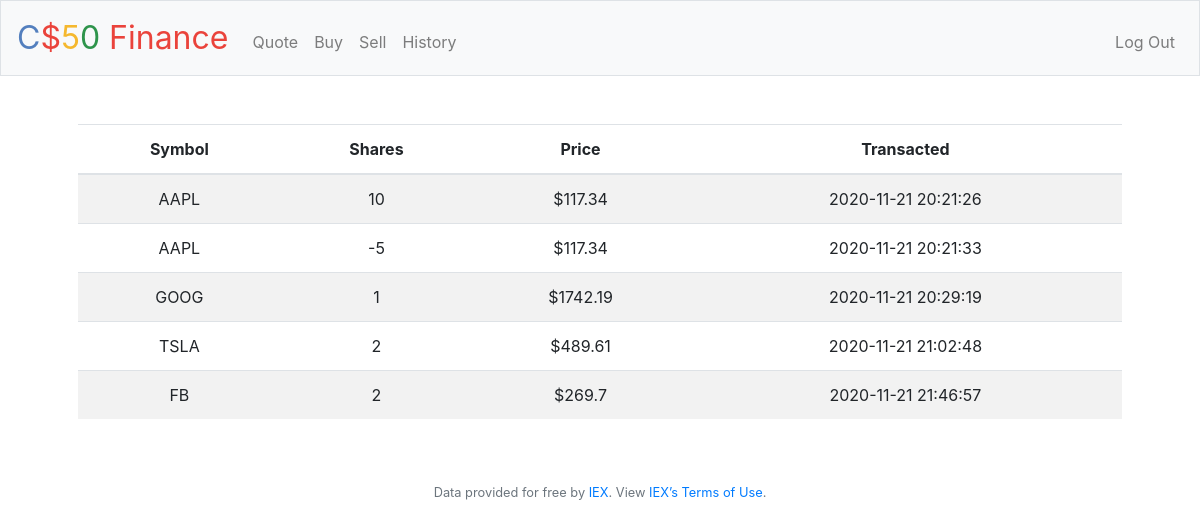
Screenshot of /history (signed in) with the database file from the repository.
### tables this page shows
CREATE TABLE log (
    id INTEGER,
    user_id INTEGER NOT NULL,
    username TEXT NOT NULL,
    symbol TEXT NOT NULL,
    shares INTEGER NOT NULL,
    price FLOAT NOT NULL,
    action TEXT NOT NULL,
    timestamp TEXT NOT NULL,
    PRIMARY KEY(id)
);

### app.py (the view)
@app.route("/history")
@login_required
def history():
    myString = "SELECT * FROM log WHERE user_id = {}".format(
        session["user_id"])
    history = db.execute(myString)
    return render_template("history.html", history=history)

### app.py (called while the page is built)
@app.after_request
def after_request(response):
    response.headers["Cache-Control"] = "no-cache, no-store, must-revalidate"
    response.headers["Expires"] = 0
    response.headers["Pragma"] = "no-cache"
    return response

### helpers.py (called while the page is built)
def login_required(f):
    @wraps(f)
    def decorated_function(*args, **kwargs):
        if session.get("user_id") is None:
            return redirect("/login")
        return f(*args, **kwargs)
    return decorated_function

### templates/history.html (shortened to what this page needs)
{% extends "layout.html" %}
{% block main %}
<table class="table table-striped">
    <thead>
        <tr>
            <th>Symbol</th>
            <th>Shares</th>
            <th>Price</th>
            <th>Transacted</th>
        </tr>
    </thead>
    <tbody>
        {% for item in history %}
        <tr>
            <td>{{ item.symbol }}</td>
            <td>{{ item.shares }}</td>
            <td>${{ item.price }}</td>
            <td>{{ item.timestamp }}</td>
        </tr>
        {% endfor %}
    </tbody>
</table>
{% endblock %}

### templates/layout.html (shortened to what this page needs)
<!DOCTYPE html>
<html lang="en">
<head>
    <link rel="stylesheet" href="https://cdn.jsdelivr.net/npm/bootstrap@4.5.3/dist/css/bootstrap.min.css"
 />
    <link href="/static/styles.css" rel="stylesheet" />
</head>
<body>
    <nav class="navbar navbar-expand-md navbar-light bg-light border">
        <a class="navbar-brand" href="/"><span class="blue">C</span><span class="red">$</span><span
                class="yellow">5</span><span class="green">0</span>
            <span class="red">Finance</span></a>
        <div class="collapse navbar-collapse" id="navbar">
            {% if session.user_id %}
            <ul class="navbar-nav mr-auto mt-2">
                <li class="nav-item"><a class="nav-link" href="/quote">Quote</a></li>
                <li class="nav-item"><a class="nav-link" href="/buy">Buy</a></li>
                <li class="nav-item"><a class="nav-link" href="/sell">Sell</a></li>
                <li class="nav-item">
                    <a class="nav-link" href="/history">History</a>
                </li>
            </ul>
            <ul class="navbar-nav ml-auto mt-2">
                <li class="nav-item">
                    <a class="nav-link" href="/logout">Log Out</a>
                </li>
            </ul>
            {% endif %}
        </div>
    </nav>
    <main class="container p-5">{% block main %}{% endblock %}</main>
    <footer class="small text-center text-muted">
        Data provided for free by
        <a href="https://iextrading.com/developer">IEX</a>. View
        <a href="https://iextrading.com/api-exhibit-a/">IEX’s Terms of Use</a>.
    </footer>
</body>
</html>

### static/styles.css (style rules this page uses)
nav .navbar-brand { font-size: xx-large; }
nav .navbar-brand .blue { color: #537fbe; }
nav .navbar-brand .red { color: #ea433b; }
nav .navbar-brand .yellow { color: #f5b82e; }
nav .navbar-brand .green { color: #2e944b; }
main { overflow-x: auto; text-align: center; }

### rows the page displays
log: symbol "AAPL", shares "10", price "117.34", timestamp "2020-11-21 20:21:26"
log: symbol "AAPL", shares "-5", price "117.34", timestamp "2020-11-21 20:21:33"
log: symbol "GOOG", shares "1", price "1742.19", timestamp "2020-11-21 20:29:19"
log: symbol "TSLA", shares "2", price "489.61", timestamp "2020-11-21 21:02:48"
log: symbol "FB", shares "2", price "269.7", timestamp "2020-11-21 21:46:57"
